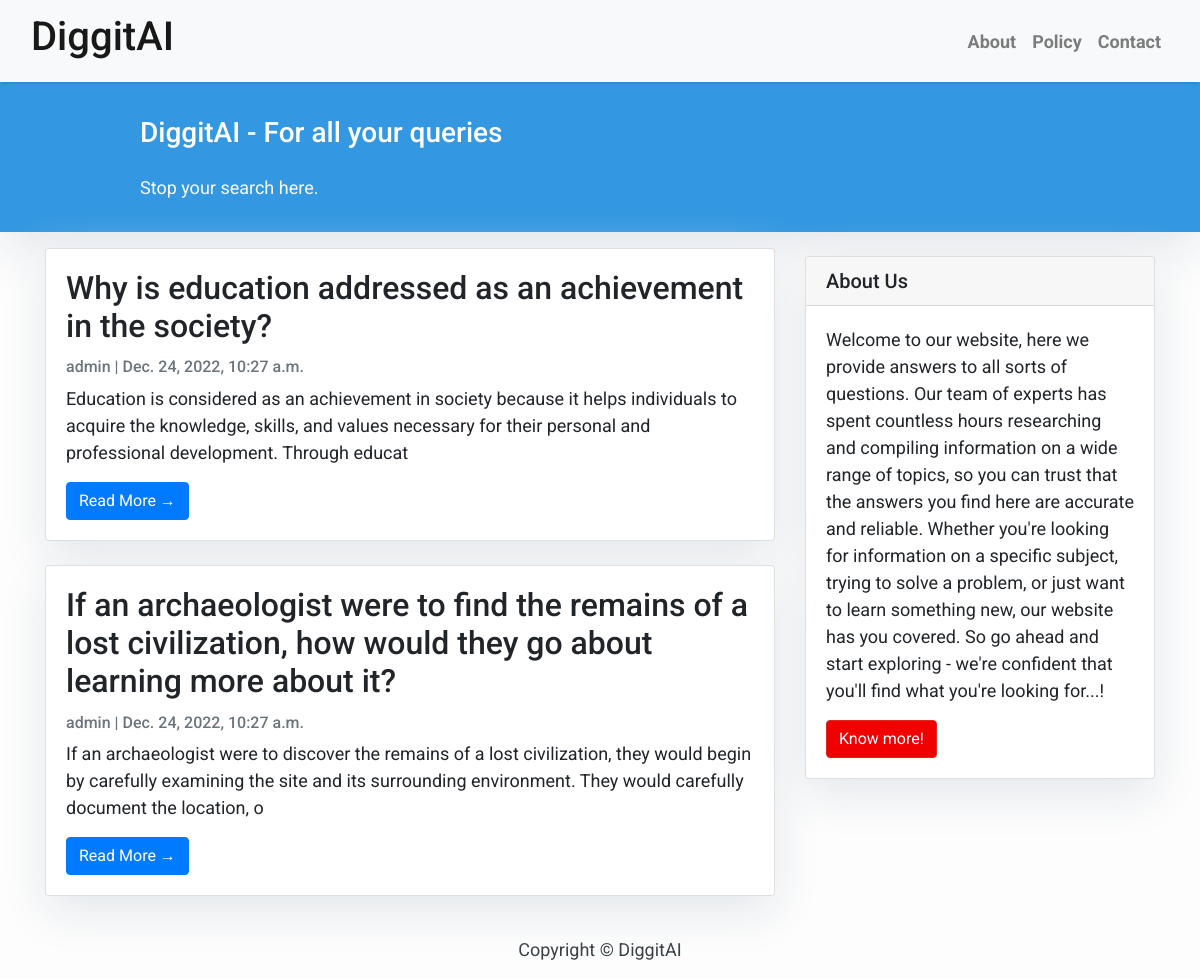
The page / on the database its author committed.
### blog/models.py (models this page shows, shortened)
class Post(models.Model):
    title = models.CharField(max_length=200, unique=True)
    slug = models.SlugField(max_length=200, unique=True)
    author = models.ForeignKey(User, on_delete= models.CASCADE,related_name='blog_posts')
    updated_on = models.DateTimeField(auto_now= True)
    content = models.TextField()
    created_on = models.DateTimeField(auto_now_add=True)
    status = models.IntegerField(choices=STATUS, default=0)
    class Meta:
        ordering = ['-created_on']

### blog/views.py (the view)
# urls.py: path('', views.PostList.as_view(), name='home'),
class PostList(generic.ListView):
    queryset = Post.objects.filter(status=1).order_by('-created_on')
    template_name = 'index.html'

### templates/index.html (shortened to what this page needs)
{% extends "base.html" %}
 {% block content %}
    <header class="masthead" >
        <div class="container">
          <div class="row">
            <div class=" col-md-8 col-md-10 mx-auto">
              <div class="site-heading">
                <h3 class=" site-heading my-4 mt-3 text-white">DiggitAI - For all your queries </h3>
                <p class="text-light"> Stop your search here.
                </p>
            </div>
                </div>
              </div>
            </div>
          </header>
        <div class="container">
            <div class="row">
          <div class="col-md-8 mt-3 left">
                {% for post in post_list %}
            <div class="card mb-4" >
              <div class="card-body">
                <h2 class="card-title">{{ post.title }}</h2>
                <p class="card-text text-muted h6">{{ post.author }} | {{ post.created_on}} </p>
                <p class="card-text">{{post.content|slice:":200" }}</p>
                <a href="{% url 'post_detail' post.slug  %}" class="btn btn-primary">Read More &rarr;</a>
              </div>
            </div>
            {% endfor %}
        </div>
            {% block sidebar %}
            {% include 'sidebar.html' %}
            {% endblock sidebar %}
        </div>
    </div>
{%endblock%}

### templates/base.html (shortened to what this page needs)
<!DOCTYPE html>
<html>
  <head>
    <link
      rel="stylesheet"
      href="https://maxcdn.bootstrapcdn.com/bootstrap/4.0.0/css/bootstrap.min.css"
    />
  </head>
  <body>
    <nav class="navbar navbar-expand-lg navbar-light bg-light shadow" id="mainNav">
      <div class="container-fluid">
        <a class="navbar-brand" href="{% url 'home' %}" ><h1> DiggitAI </h1></a>
        <div class="collapse navbar-collapse" id="navbarResponsive">
          <ul class="navbar-nav ml-auto">
            <li class="nav-item text-black">
              <a
                class="nav-link text-black font-weight-bold"
                href="#"
                >About</a
              >
            </li>
            <li class="nav-item text-black">
              <a
                class="nav-link text-black font-weight-bold"
                href="#"
                >Policy</a
              >
            </li>
            <li class="nav-item text-black">
              <a
                class="nav-link text-black font-weight-bold"
                href="#"
                >Contact</a
              >
            </li>
          </ul>
        </div>
      </div>
    </nav>
            {% block content %}{% endblock content %}
    <footer class="py-3 bg-grey">
              <p class="m-0 text-dark text-center ">Copyright &copy; DiggitAI</p>
    </footer>
  </body>
</html>

### templates/sidebar.html (shortened to what this page needs)
{% block sidebar %}
<div class="col-md-4 float-right ">
<div class="card my-4">
        <h5 class="card-header">About Us</h5>
    <div class="card-body">
        <p class="card-text"> Welcome to our website, here we provide answers to all sorts of questions. Our team of experts has spent countless hours researching and compiling information on a wide range of topics, so you can trust that the answers you find here are accurate and reliable. Whether you're looking for information on a specific subject, trying to solve a problem, or just want to learn something new, our website has you covered. So go ahead and start exploring - we're confident that you'll find what you're looking for...!</p>
        <a href="#"
           class="btn btn-danger">Know more!</a>
    </div>
</div>
</div>
{% endblock sidebar %}

### templates/base.html (style rules this page uses)
body { font-family: "Roboto", sans-serif; font-size: 17px; background-color: #fdfdfd; }
.shadow { box-shadow: 0 4px 2px -2px rgba(0,0,0,0.1); }
.btn-danger { color: #fff; background-color: #f00000; border-color: #dc281e; }
.masthead { background:#3398E1; height: auto; padding-bottom: 15px; box-shadow: 0 16px 48px #E3E7EB; padding-top: 10px; }

### templates/index.html (style rules this page uses)
body { font-family: "Roboto", sans-serif; font-size: 18px; background-color: #fdfdfd; }
.card { box-shadow: 0 16px 48px #E3E7EB; }

### templates/sidebar.html (style rules this page uses)
.card { box-shadow: 0 16px 48px #E3E7EB; }

### rows shown on the page
Post: title "Why is education addressed as an achievement in the society?", author "admin", created_on "Dec. 24, 2022, 10:27 a.m.", content "Education is considered as an achievement in society because it helps individuals to acquire the knowledge, skills, and values necessary for their personal and professional development. Through educat"
Post: title "If an archaeologist were to find the remains of a lost civilization, how would they go about learning more about it?", author "admin", created_on "Dec. 24, 2022, 10:27 a.m.", content "If an archaeologist were to discover the remains of a lost civilization, they would begin by carefully examining the site and its surrounding environment. They would carefully document the location, o"
